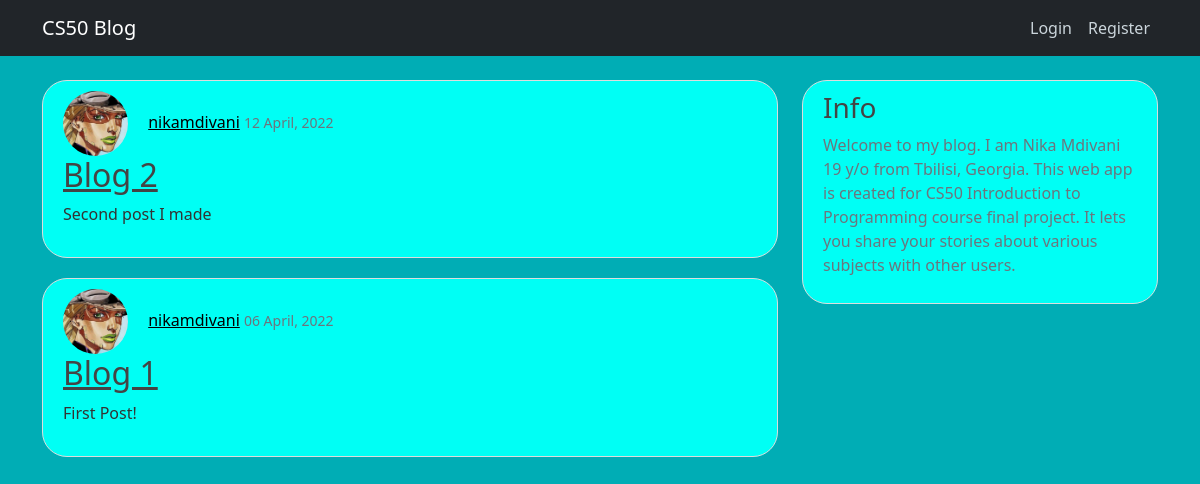
The page / on the database its author committed.
### blog/models.py (models this page shows, shortened)
class Post(models.Model):
    title = models.CharField(max_length=70)
    content = models.TextField()
    date_posted = models.DateTimeField(default=timezone.now)
    author = models.ForeignKey(User, on_delete=models.CASCADE)

### users/models.py (models this page shows, shortened)
class Profile(models.Model):
    user = models.OneToOneField(User, on_delete=models.CASCADE)
    image = models.ImageField(default = 'default.jpg', upload_to = 'profile_pics')

### blog/views.py (the view)
# urls.py: path('', PostListView.as_view(), name='blog-home'),
class PostListView(ListView):
    model = Post
    template_name = 'blog/home.html'
    context_object_name = 'posts'
    ordering = ['-date_posted']

### blog/templates/blog/home.html (shortened to what this page needs)
{% extends "blog/layout.html" %}
{% block content %}
    {% for post in posts %}
        <article class="media content-section" style="background-color: #00FFF5; border-radius: 25px;">
                <div class="article-metadata" style="border-bottom: none;">
                    <img class="rounded-circle article-img" src="{{ post.author.profile.image.url }}">
                    <a class="mr-2 author_title" href="{% url 'profile' %}">{{ post.author }}</a>
                    <small class="text-muted">{{ post.date_posted|date:"d F, Y" }}</small>
                    <div>
                        <h2><a class="article-title" href="{% url 'post-detail' post.id %}">{{ post.title }}</a></h2>
                        <p class="article-content">{{ post.content }}</p>
                    </div>
                </div>
        </article>
    {% endfor %}
{% endblock %}

### blog/static/blog/styles.css (style rules this page uses)
a { color: black; }
body { background: #fafafa; color: #333333; margin-top: 5rem; }
h1, h2, h3, h4, h5, h6 { color: #444444; }
.content-section { background: #ffffff; padding: 10px 20px; border: 1px solid #dddddd; border-radius: 3px; margin-bottom: 20px; }
.article-title { color: #444444; }
.article-content { white-space: pre-line; }
.article-img { height: 65px; width: 65px; margin-right: 16px; }
.article-metadata { padding-bottom: 1px; margin-bottom: 4px; border-bottom: 1px solid #e3e3e3 }

### rows shown on the page
Post: author.profile.image (picture), author "nikamdivani", date_posted "12 April, 2022", title "Blog 2", content "Second post I made"
Post: author.profile.image (picture), author "nikamdivani", date_posted "06 April, 2022", title "Blog 1", content "First Post!"
